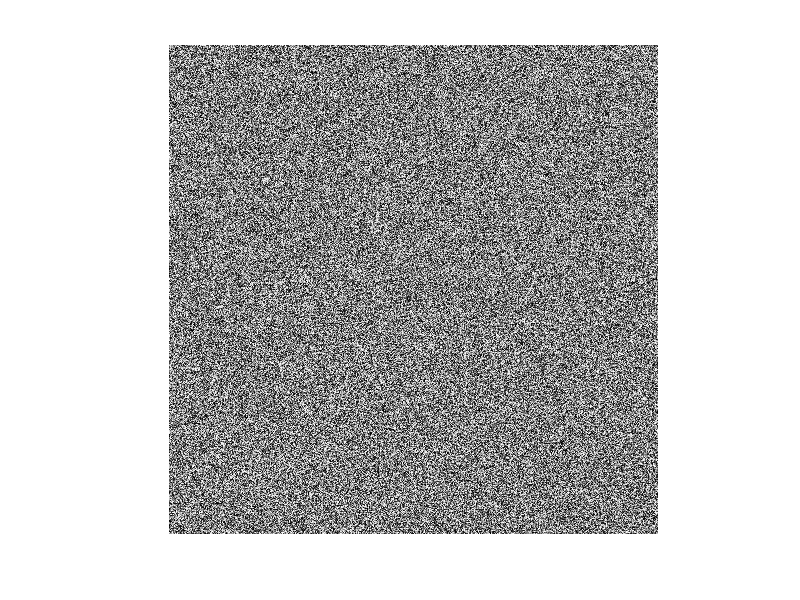

Recreate this plot in MATLAB.
clc;
close all;
clear;

img = zeros(1000, 1000);
img(1:1000, 1:1000) = rand(1000, 1000);
imshow(img);
%we can use this too
img1 = randi(255,1000,1000);
img0 = uint8(img1);
imshow(img0, []);